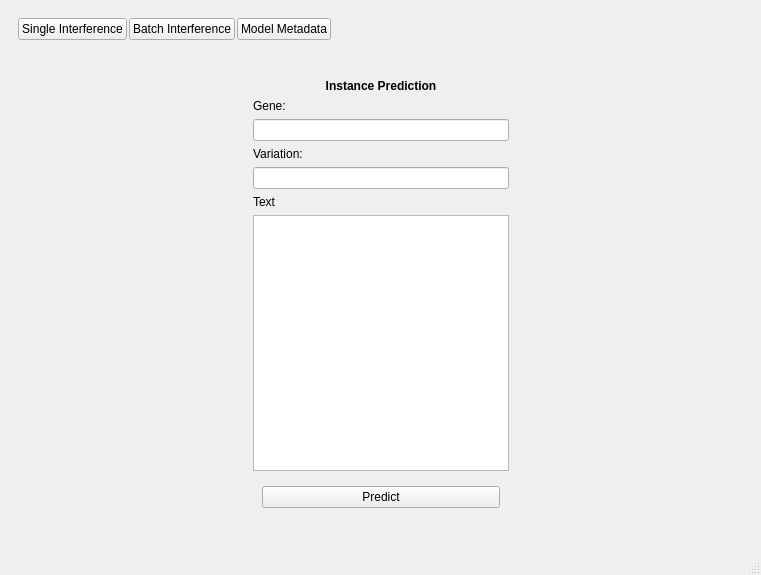
<?xml version="1.0" encoding="UTF-8"?>
<ui version="4.0">
 <class>MainWindow</class>
 <widget class="QMainWindow" name="MainWindow">
  <property name="geometry">
   <rect>
    <x>0</x>
    <y>0</y>
    <width>761</width>
    <height>575</height>
   </rect>
  </property>
  <property name="windowTitle">
   <string>MainWindow</string>
  </property>
  <widget class="QWidget" name="centralwidget">
   <layout class="QVBoxLayout" name="verticalLayout">
    <property name="spacing">
     <number>3</number>
    </property>
    <item>
     <widget class="QWidget" name="widget" native="true">
      <property name="maximumSize">
       <size>
        <width>16777215</width>
        <height>40</height>
       </size>
      </property>
      <layout class="QHBoxLayout" name="horizontalLayout">
       <property name="spacing">
        <number>2</number>
       </property>
       <item>
        <widget class="QPushButton" name="pushButton">
         <property name="text">
          <string>Single Interference</string>
         </property>
        </widget>
       </item>
       <item>
        <widget class="QPushButton" name="pushButton_2">
         <property name="text">
          <string>Batch Interference</string>
         </property>
        </widget>
       </item>
       <item>
        <widget class="QPushButton" name="pushButton_3">
         <property name="text">
          <string>Model Metadata</string>
         </property>
        </widget>
       </item>
       <item>
        <spacer name="horizontalSpacer">
         <property name="orientation">
          <enum>Qt::Orientation::Horizontal</enum>
         </property>
         <property name="sizeHint" stdset="0">
          <size>
           <width>352</width>
           <height>19</height>
          </size>
         </property>
        </spacer>
       </item>
      </layout>
     </widget>
    </item>
    <item>
     <widget class="QWidget" name="widget_2" native="true">
      <layout class="QVBoxLayout" name="verticalLayout_3">
       <item>
        <widget class="QWidget" name="card_single" native="true">
         <layout class="QHBoxLayout" name="horizontalLayout_4">
          <item>
           <spacer name="horizontalSpacer_2">
            <property name="orientation">
             <enum>Qt::Orientation::Horizontal</enum>
            </property>
            <property name="sizeHint" stdset="0">
             <size>
              <width>40</width>
              <height>20</height>
             </size>
            </property>
           </spacer>
          </item>
          <item>
           <widget class="QWidget" name="widget_4" native="true">
            <layout class="QVBoxLayout" name="verticalLayout_2">
             <item>
              <widget class="QLabel" name="label">
               <property name="font">
                <font>
                 <bold>true</bold>
                </font>
               </property>
               <property name="text">
                <string>Instance Prediction</string>
               </property>
               <property name="alignment">
                <set>Qt::AlignmentFlag::AlignCenter</set>
               </property>
              </widget>
             </item>
             <item>
              <widget class="QLabel" name="label_2">
               <property name="text">
                <string>Gene:</string>
               </property>
              </widget>
             </item>
             <item>
              <widget class="QLineEdit" name="lineEdit"/>
             </item>
             <item>
              <widget class="QLabel" name="label_3">
               <property name="text">
                <string>Variation:</string>
               </property>
              </widget>
             </item>
             <item>
              <widget class="QLineEdit" name="lineEdit_2"/>
             </item>
             <item>
              <widget class="QLabel" name="label_4">
               <property name="text">
                <string>Text</string>
               </property>
              </widget>
             </item>
             <item>
              <widget class="QPlainTextEdit" name="plainTextEdit"/>
             </item>
             <item>
              <widget class="QWidget" name="widget_5" native="true">
               <layout class="QHBoxLayout" name="horizontalLayout_3">
                <item>
                 <widget class="QPushButton" name="pushButton_4">
                  <property name="text">
                   <string>Predict</string>
                  </property>
                 </widget>
                </item>
               </layout>
              </widget>
             </item>
            </layout>
           </widget>
          </item>
          <item>
           <spacer name="horizontalSpacer_3">
            <property name="orientation">
             <enum>Qt::Orientation::Horizontal</enum>
            </property>
            <property name="sizeHint" stdset="0">
             <size>
              <width>40</width>
              <height>20</height>
             </size>
            </property>
           </spacer>
          </item>
         </layout>
        </widget>
       </item>
      </layout>
     </widget>
    </item>
   </layout>
  </widget>
  <widget class="QMenuBar" name="menubar">
   <property name="geometry">
    <rect>
     <x>0</x>
     <y>0</y>
     <width>761</width>
     <height>21</height>
    </rect>
   </property>
  </widget>
  <widget class="QStatusBar" name="statusbar"/>
 </widget>
 <resources/>
 <connections/>
</ui>
